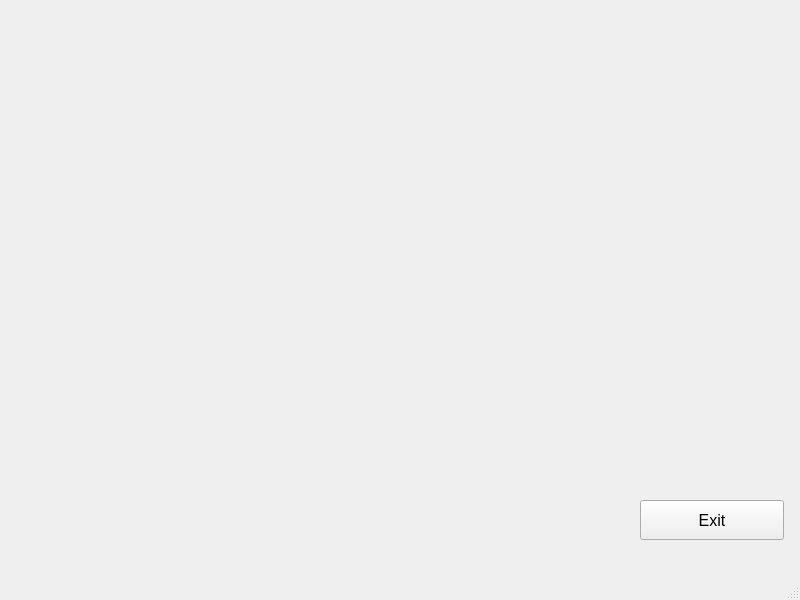
<?xml version="1.0" encoding="UTF-8"?>
<ui version="4.0">
 <class>OperatorWindow</class>
 <widget class="QMainWindow" name="OperatorWindow">
  <property name="geometry">
   <rect>
    <x>0</x>
    <y>0</y>
    <width>800</width>
    <height>600</height>
   </rect>
  </property>
  <property name="windowTitle">
   <string>MainWindow</string>
  </property>
  <widget class="QWidget" name="centralwidget">
   <widget class="QPushButton" name="pbExit">
    <property name="geometry">
     <rect>
      <x>640</x>
      <y>500</y>
      <width>144</width>
      <height>40</height>
     </rect>
    </property>
    <property name="sizePolicy">
     <sizepolicy hsizetype="Fixed" vsizetype="Fixed">
      <horstretch>0</horstretch>
      <verstretch>0</verstretch>
     </sizepolicy>
    </property>
    <property name="minimumSize">
     <size>
      <width>144</width>
      <height>40</height>
     </size>
    </property>
    <property name="maximumSize">
     <size>
      <width>144</width>
      <height>40</height>
     </size>
    </property>
    <property name="font">
     <font>
      <pointsize>12</pointsize>
     </font>
    </property>
    <property name="text">
     <string>Exit</string>
    </property>
   </widget>
  </widget>
  <widget class="QMenuBar" name="menubar">
   <property name="geometry">
    <rect>
     <x>0</x>
     <y>0</y>
     <width>800</width>
     <height>26</height>
    </rect>
   </property>
  </widget>
  <widget class="QStatusBar" name="statusbar"/>
 </widget>
 <resources/>
 <connections/>
</ui>
